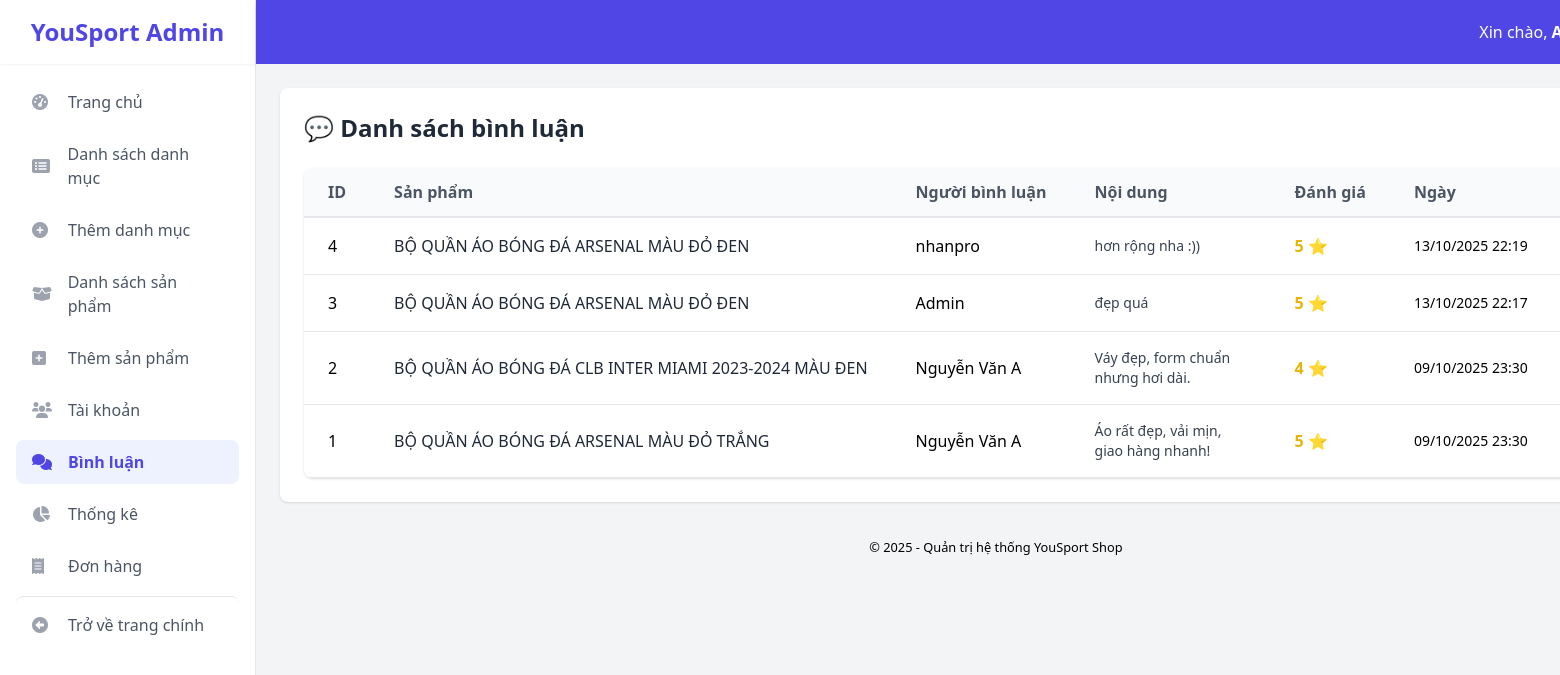
Page /admin/index.php?act=danhsach_binhluan (signed in) on the committed database.
### tables this page shows
CREATE TABLE `reviews` (
  `review_id` int(11) NOT NULL,
  `product_id` int(11) NOT NULL,
  `user_id` int(11) NOT NULL,
  `rating` int(11) DEFAULT NULL CHECK (`rating` between 1 and 5),
  `comment` text DEFAULT NULL,
  `created_at` datetime DEFAULT current_timestamp()
);

CREATE TABLE `products` (
  `product_id` int(11) NOT NULL,
  `catalog_id` int(11) NOT NULL,
  `name` varchar(255) NOT NULL,
  `description` text DEFAULT NULL,
  `price` decimal(15,2) NOT NULL,
  `discount` int(11) DEFAULT 0,
  `image_main` varchar(255) DEFAULT NULL,
  `image_list` longtext DEFAULT NULL CHECK (json_valid(`image_list`)),
  `view_count` int(11) DEFAULT 0,
  `created_at` datetime DEFAULT current_timestamp()
);

CREATE TABLE `users` (
  `user_id` int(11) NOT NULL,
  `full_name` varchar(100) NOT NULL,
  `email` varchar(100) NOT NULL,
  `password` varchar(100) NOT NULL,
  `phone` varchar(20) DEFAULT NULL,
  `address` varchar(255) DEFAULT NULL,
  `role` enum('admin','mod','customer') DEFAULT 'customer',
  `created_at` datetime DEFAULT current_timestamp()
);

### admin/model/pdo.php (called while the page is built, shortened)
<?php
function pdo_get_connection() {
    $servername = "localhost";
    $dbname = "webshop";
    $username = "root";
    $password = "";
    $conn = new PDO("mysql:host=$servername;dbname=$dbname;charset=utf8", $username, $password);
    $conn->setAttribute(PDO::ATTR_ERRMODE, PDO::ERRMODE_EXCEPTION);
    return $conn;
}
function pdo_query($sql, ...$params) {
    $conn = pdo_get_connection();
    $stmt = $conn->prepare($sql);
    $stmt->execute($params);
    $rows = $stmt->fetchAll(PDO::FETCH_ASSOC);
    return $rows;
}
?>

### admin/model/binhluan.php (called while the page is built, shortened)
<?php
function get_all_binhluan() {
    $sql = "SELECT r.review_id, r.comment, r.rating, r.created_at,
                   u.full_name AS ten_nguoidung,
                   p.name AS ten_sanpham
            FROM reviews r
            LEFT JOIN users u ON r.user_id = u.user_id
            LEFT JOIN products p ON r.product_id = p.product_id
            ORDER BY r.review_id DESC";
    return pdo_query($sql);
}
?>

### admin/view/danhsach_binhluan.php (the view, shortened to what this page needs)
<div class="bg-white shadow rounded-lg p-6">
    <h1 class="text-2xl font-bold text-gray-800 mb-6">💬 Danh sách bình luận</h1>
    <?php if (!empty($list)) : ?>
        <div class="overflow-x-auto bg-white rounded-lg shadow overflow-y-auto relative">
            <table class="w-full whitespace-nowrap table-auto">
                <thead class="bg-gray-50">
                    <tr class="text-left font-bold">
                        <th class="px-6 py-3 border-b-2 border-gray-200 text-gray-600">ID</th>
                        <th class="px-6 py-3 border-b-2 border-gray-200 text-gray-600">Sản phẩm</th>
                        <th class="px-6 py-3 border-b-2 border-gray-200 text-gray-600">Người bình luận</th>
                        <th class="px-6 py-3 border-b-2 border-gray-200 text-gray-600">Nội dung</th>
                        <th class="px-6 py-3 border-b-2 border-gray-200 text-gray-600">Đánh giá</th>
                        <th class="px-6 py-3 border-b-2 border-gray-200 text-gray-600">Ngày</th>
                        <th class="px-6 py-3 border-b-2 border-gray-200 text-gray-600 text-right">Hành động</th>
                    </tr>
                </thead>
                <tbody>
                    <?php foreach ($list as $bl) : ?>
                        <tr class="hover:bg-gray-50">
                            <td class="px-6 py-4 border-b border-gray-200"><?= $bl['review_id'] ?></td>
                            <td class="px-6 py-4 border-b border-gray-200 font-medium text-gray-800">
                                <?= htmlspecialchars($bl['ten_sanpham'] ?? 'Không xác định') ?>
                            </td>
                            <td class="px-6 py-4 border-b border-gray-200">
                                <?= htmlspecialchars($bl['ten_nguoidung'] ?? 'Ẩn danh') ?>
                            </td>
                            <td class="px-6 py-4 border-b border-gray-200 text-sm text-gray-700" style="min-width: 200px; white-space: normal;">
                                <?= htmlspecialchars($bl['comment']) ?>
                            </td>
                            <td class="px-6 py-4 border-b border-gray-200 text-yellow-500 font-semibold">
                                <?= $bl['rating'] ?> ⭐
                            </td>
                            <td class="px-6 py-4 border-b border-gray-200 text-sm">
                                <?= date('d/m/Y H:i', strtotime($bl['created_at'])) ?>
                            </td>
                            <td class="px-6 py-4 border-b border-gray-200 text-right">
                            </td>
                        </tr>
                    <?php endforeach; ?>
                </tbody>
            </table>
        </div>
    <?php else : ?>
        <div class="bg-yellow-100 border-l-4 border-yellow-500 text-yellow-700 p-4" role="alert">
            <p>Chưa có bình luận nào.</p>
        </div>
    <?php endif; ?>
</div>

### rows in the picture
reviews: review_id "4", product.name "BỘ QUẦN ÁO BÓNG ĐÁ ARSENAL MÀU ĐỎ ĐEN", user.full_name "nhanpro", comment "hơn rộng nha :))", rating "5", created_at "13/10/2025 22:19"
reviews: review_id "3", product.name "BỘ QUẦN ÁO BÓNG ĐÁ ARSENAL MÀU ĐỎ ĐEN", user.full_name "Admin", comment "đẹp quá", rating "5", created_at "13/10/2025 22:17"
reviews: review_id "2", product.name "BỘ QUẦN ÁO BÓNG ĐÁ CLB INTER MIAMI 2023-2024 MÀU ĐEN", user.full_name "Nguyễn Văn A", comment "Váy đẹp, form chuẩn nhưng hơi dài.", rating "4", created_at "09/10/2025 23:30"
reviews: review_id "1", product.name "BỘ QUẦN ÁO BÓNG ĐÁ ARSENAL MÀU ĐỎ TRẮNG", user.full_name "Nguyễn Văn A", comment "Áo rất đẹp, vải mịn, giao hàng nhanh!", rating "5", created_at "09/10/2025 23:30"
